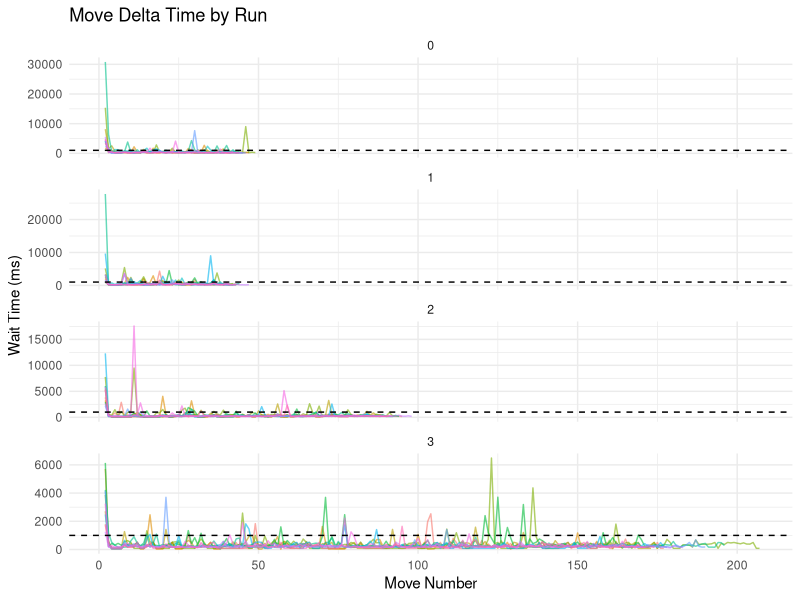
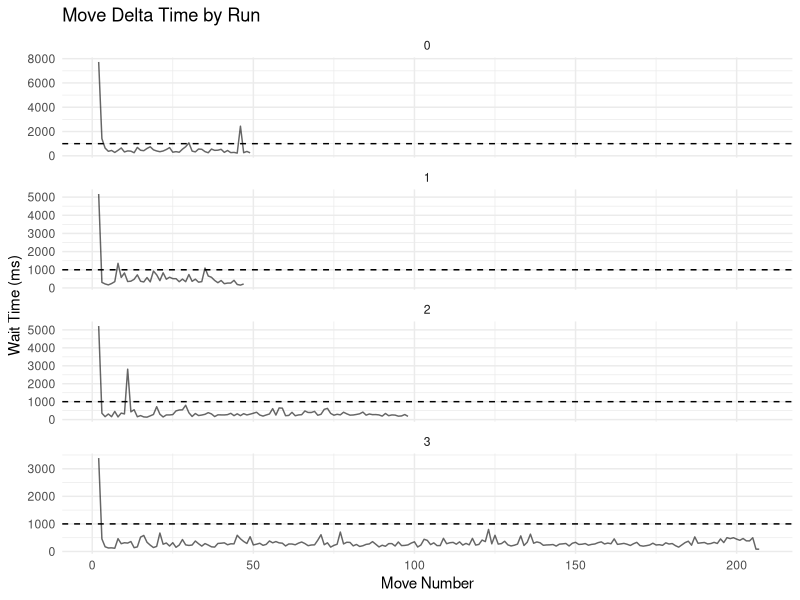
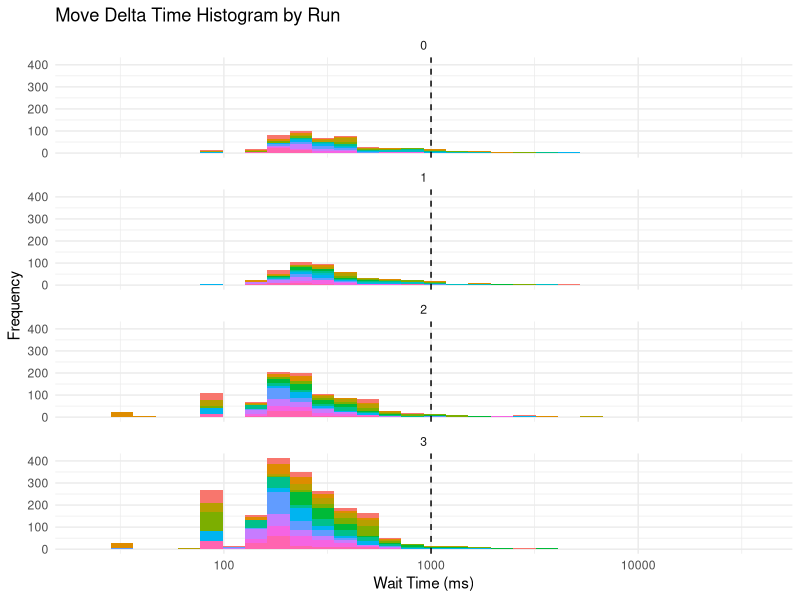
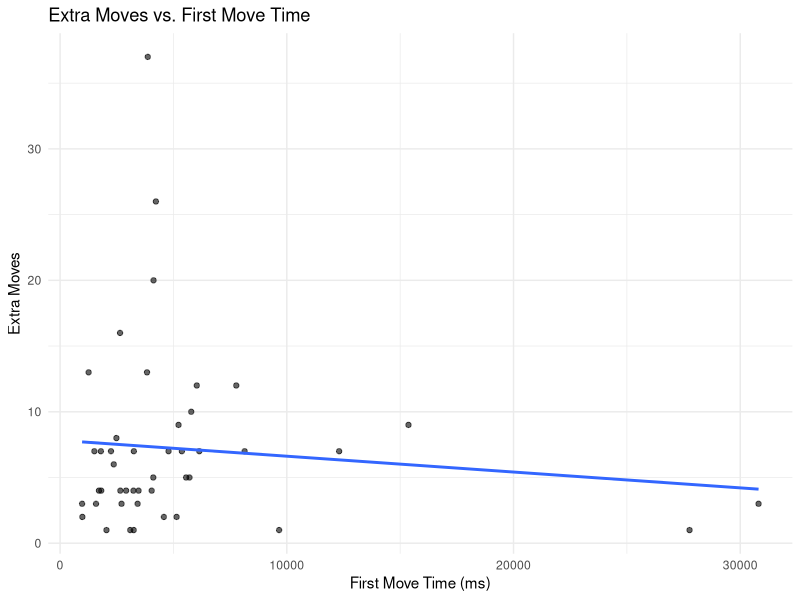
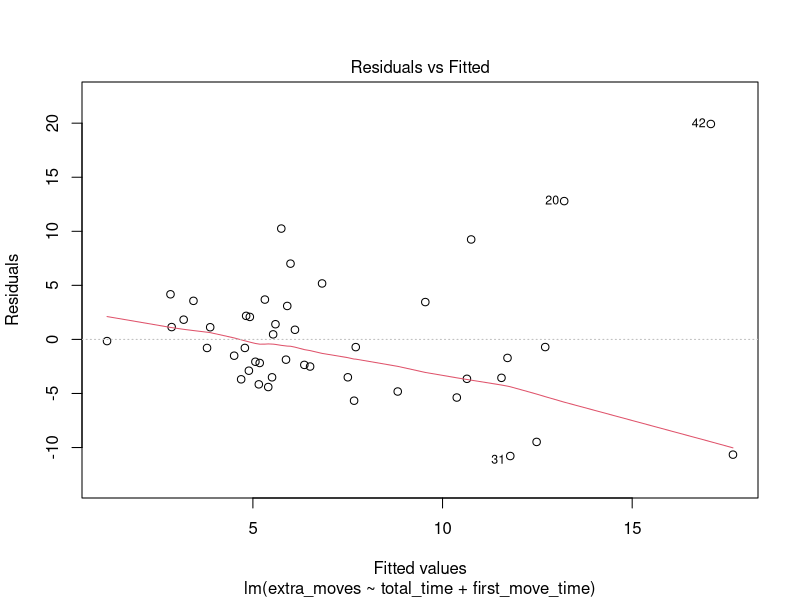
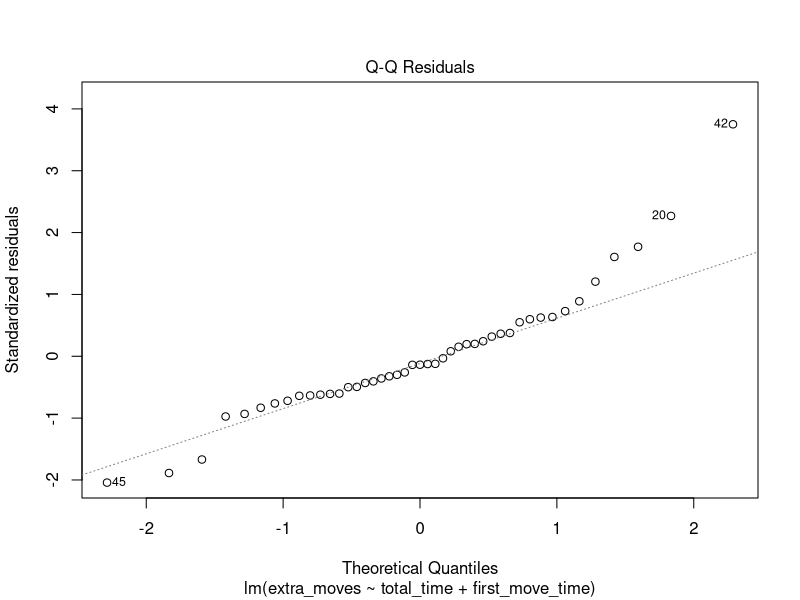
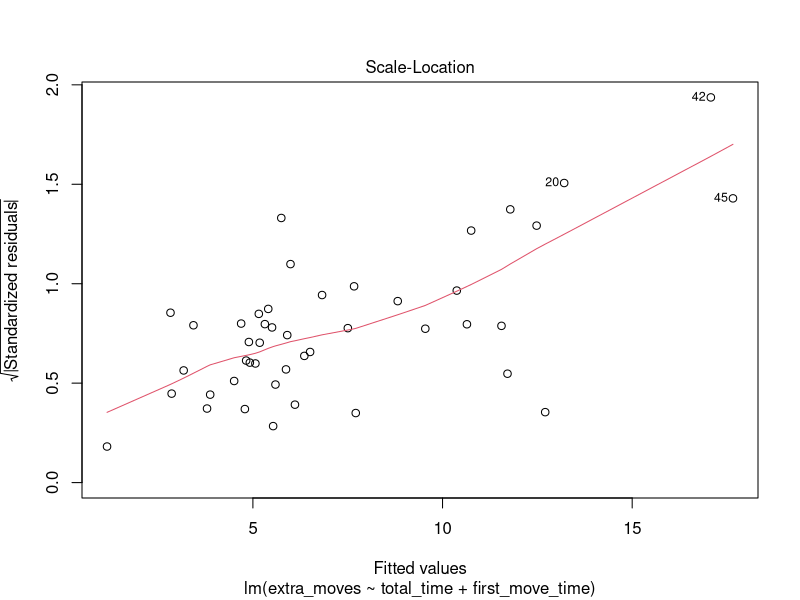
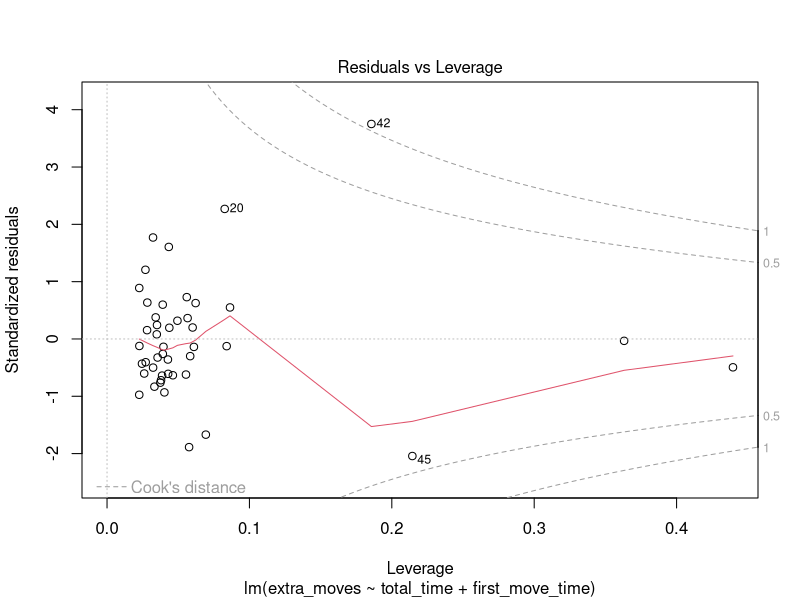

Here is the R script that generated these plots, in order:
library(tidyverse)
library(jsonlite)


raw <- read.csv("data/mow_test_rows.csv")

optimal_moves <- c(
  "0" = 40,
  "1" = 40,
  "2" = 82,
  "3" = 170
)

optimal_moves[[as.character(0)]]

processed <- raw %>%
  select(-created_at) %>%
  rename(moves = result) %>%
  mutate(
    moves = map(moves, fromJSON),
    config = factor(config)
  )

augmented <- processed %>%
  mutate(
    first_move_time = map_dbl(moves, \(x) x$t[2]),
    first_five_move_time = map_dbl(moves, \(x) x$t[6]),
    total_time = map_dbl(moves, \(x) x$t[length(x$t)]),
    total_moves = map_dbl(moves, \(x) length(x$t)),
    moves = map(moves, \(x) mutate(x, dt = t - lag(t))),
    optimal_moves = map_dbl(config, \(x) optimal_moves[[x]]),
    extra_moves = total_moves - optimal_moves
  )

augmented %>%
  select(user, config, moves) %>%
  mutate(id = paste(user, config, sep = "_")) %>%
  unnest(moves) %>%
  group_by(id) %>%
  mutate(step = row_number()) %>%
  ungroup() %>%
  ggplot(aes(x = step, y = dt, group = user, color = user)) +
  geom_line(alpha = 0.6, na.rm = TRUE) +
  geom_hline(yintercept = 1000, linetype = "dashed") +
  facet_wrap(~config, ncol = 1, scales = "free_y") +
  labs(
    title = "Move Delta Time by Run",
    x = "Move Number",
    y = "Wait Time (ms)"
  ) +
  theme_minimal() +
  theme(legend.position = "none")

augmented %>%
  select(user, config, moves) %>%
  mutate(id = paste(user, config, sep = "_")) %>%
  unnest(moves) %>%
  group_by(id) %>%
  mutate(step = row_number()) %>%
  group_by(config, step) %>%
  summarise(dt = mean(dt)) %>%
  ungroup() %>%
  ggplot(aes(x = step, y = dt)) +
  geom_line(alpha = 0.6, na.rm = TRUE) +
  geom_hline(yintercept = 1000, linetype = "dashed") +
  facet_wrap(~config, ncol = 1, scales = "free_y") +
  labs(
    title = "Move Delta Time by Run",
    x = "Move Number",
    y = "Wait Time (ms)"
  ) +
  theme_minimal() +
  theme(legend.position = "none")

augmented %>%
  select(user, config, moves) %>%
  mutate(id = paste(user, config, sep = "_")) %>%
  unnest(moves) %>%
  ggplot(aes(x = dt, group = user, fill = user)) +
  geom_histogram(alpha = 1, na.rm = TRUE) +
  facet_wrap(~config, ncol = 1) +
  labs(
    title = "Move Delta Time Histogram by Run",
    x = "Wait Time (ms)",
    y = "Frequency"
  ) +
  scale_x_log10() +
  theme_minimal() +
  geom_vline(xintercept = 1000, linetype = "dashed") +
  theme(legend.position = "none")


augmented %>%
  ggplot(aes(x = first_move_time, y = extra_moves)) +
  geom_point(alpha = 0.6, na.rm = TRUE) +
  geom_smooth(method = "lm", se = FALSE) +
  labs(
    title = "Extra Moves vs. First Move Time",
    x = "First Move Time (ms)",
    y = "Extra Moves"
  ) +
  theme_minimal() +
  theme(legend.position = "none")


model <- lm(extra_moves ~ total_time + first_move_time, data = augmented)

summary(model)
plot(model)
